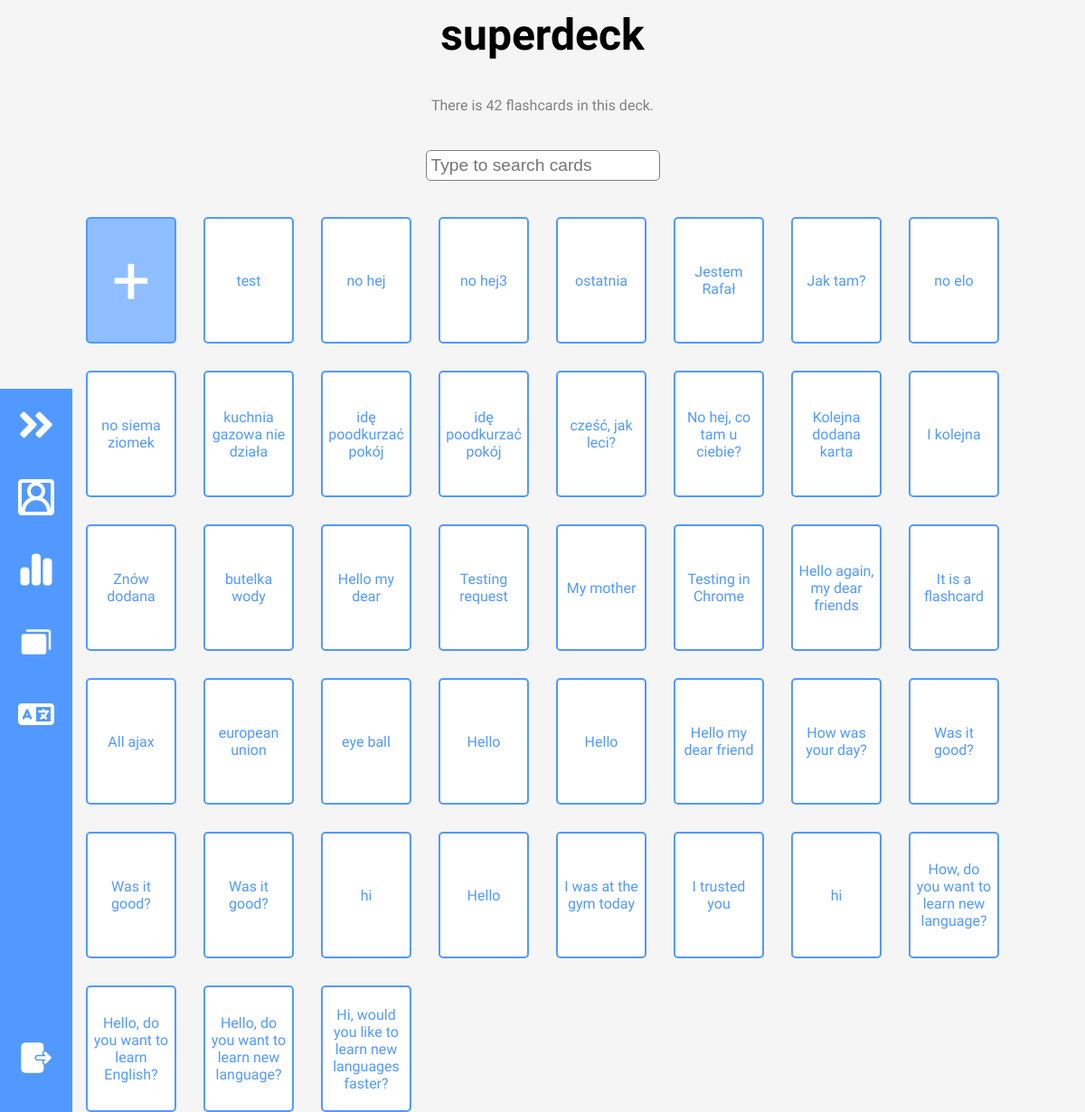
/deck_details/?deck_name=superdeck (signed in), run on the app's committed database.
### mainapp/models.py (models this page shows, shortened)
class Deck(models.Model):
    name = models.CharField(max_length=140)
    user = models.ForeignKey(User,related_name="decks",on_delete=models.CASCADE)
    description = models.CharField(max_length=300, blank=True, null=True)

class Flashcard(models.Model):
    front = models.CharField(max_length=500)
    back = models.CharField(max_length=500)
    user = models.ForeignKey(User, on_delete=models.CASCADE, related_name="flashcards")
    deck = models.ForeignKey(Deck, related_name="flashcards",on_delete=models.CASCADE)
    from_language = models.ForeignKey(Language, related_name="flashcard_from_language", on_delete=models.PROTECT, blank=True, null=True, default=None)
    to_language = models.ForeignKey(Language, related_name="flashcard_to_language", on_delete=models.PROTECT, blank=True, null=True, default=None)
    winning_streak = models.IntegerField(default=0)
    easiness_factor = models.FloatField(default=2.5)
    interval = models.IntegerField(default=0)
    next_review = models.DateField(default=timezone.now().date())
    last_review = models.DateField(blank=True, null=True, default=None)
    number_of_reviews = models.IntegerField(default=0)
    number_of_agains = models.IntegerField(default=0)
    number_of_hard = models.IntegerField(default=0)
    number_of_good = models.IntegerField(default=0)
    number_of_easy = models.IntegerField(default=0)
    total_time = models.FloatField(default=0) # In seconds

### mainapp/views.py (the view, shortened to what this page needs)
# urls.py: urlpatterns = [path("", views.landing_page, name="landing_page"),path("translator/", views.translator, name="translator"), path("review/", views.review, name="review"), path("users/<str:user_username>
@login_required
def deck_details(request):
    user = request.user
    deck_name = request.GET.get("deck_name")
    deck = get_object_or_404(Deck,user=user,name=deck_name)
    return render(request, "mainapp/deck_details.html", {"deck":deck})

### mainapp/templates/mainapp/deck_details.html (shortened to what this page needs)
{% extends "mainapp/user_profile.html" %}
{% load static %}
{% block content %}
<main class="decks-main center">
    <h1 id="deck-name">{{deck.name}}</h1>
    <p class="subtext">There is {{deck.flashcards.all.count}} flashcards in this deck.</p>
    <form id="card-searchbar">
        <input type="text" id="cards-searchbar" placeholder="Type to search cards">
    </form>
    <div class="cards-container">
        <a href="{% url 'mainapp:translator' %}?requested_from=deck_details&deck_name={{ deck.name }}"><button
                id="add-card-button" class="card center">+</button></a>
        {% for card in deck.flashcards.all %}
        <a href="{% url 'mainapp:edit_flashcard' %}?card_id={{ card.id }}" class="card center">{{card.front}}</a>
        {% endfor %}
    </div>
</main>
{% endblock content %}

### mainapp/static/styles.css (style rules this page uses)
:root { --MAIN-BLUE: #5299ff; --LIGHT-BLUE: #8fbeff; --MAIN-RED: #ff5252; --MAIN-GREEN: #3ad949; --LIGHTER-BLACK: #575757; --DECK-BLUE: #A3F6FE; --DECK-BLUE-2: #A3CAFE; --DECK-RED: #FEA3A3; --DECK-YELLOW: #FEE5A3; --DECK-YELLOW-2: #FEFBA3; --DECK-GREEN: #1a9f17; --DECK-GREEN-2: #A3FEA3; --DECK-ORANGE: #FEC7A3; --DECK-PURPLE: #BAA3FE; --DECK-PINK: #D7A3FE; --DECK-PINK-2: #FDA3FE; --DECK-AQUA: #A3FEDD; --MAIN-FONT: Gabarito; --PAGE-WIDTH: 1400px; }
* { margin: 0; padding: 0; box-sizing: border-box; }
html { scroll-behavior: smooth; }
body { background-color: whitesmoke; justify-content: space-between; flex-direction: column; min-height: 100vh; display: flex; align-items: center; font-family: var(--MAIN-FONT); }
main { flex-direction: column; }
.center { display: flex; justify-content: center; align-items: center; text-align: center; }
.subtext { color: grey; }
a { text-decoration: none; color: black; transition: all 0.1s ease; }
button { background-color: transparent; border: none; cursor: pointer; font-family: var(--MAIN-FONT); }
h1 { font-family: var(--MAIN-FONT); font-size: 3rem; }
.center { display: flex; justify-content: center; align-items: center; }
main { flex-direction: column; min-width: 100%; }
.decks-main { gap: 20px; margin-top: 10px; }
.decks-main form { min-width: 300px; }
#decks-searchbar, #cards-searchbar { border-radius: 5px; font-size: 1.2em; padding: 5px; border: 1px solid gray; }
.cards-container { display: grid; gap: 30px; grid-template-columns: repeat(8, 1fr); }
.cards-container button { background-color: var(--LIGHT-BLUE); color: white; font-size: 75px; }
.card { width: 100px; height: 140px; background-color: white; border: 2px solid var(--MAIN-BLUE); color: var(--MAIN-BLUE); border-radius: 5px; padding: 5px; }
form { display: flex; flex-direction: column; align-items: center; }
@media screen and (min-width:1000px) { .decks-main { gap: 40px; } }

### data on the page
Deck: name "superdeck", flashcards.all.count "42"
Flashcard: front "test"
Flashcard: front "no hej"
Flashcard: front "no hej3"
Flashcard: front "ostatnia"
Flashcard: front "Jestem Rafał"
Flashcard: front "Jak tam?"
Flashcard: front "no elo"
Flashcard: front "kuchnia gazowa nie działa"
Flashcard: front "idę poodkurzać pokój"
Flashcard: front "idę poodkurzać pokój"
Flashcard: front "cześć, jak leci?"
Flashcard: front "No hej, co tam u ciebie?"
Flashcard: front "Kolejna dodana karta"
Flashcard: front "I kolejna"
Flashcard: front "butelka wody"
Flashcard: front "Hello my dear"
Flashcard: front "Testing request"
Flashcard: front "My mother"
Flashcard: front "Testing in Chrome"
Flashcard: front "Hello again, my dear friends"
Flashcard: front "It is a flashcard"
Flashcard: front "european union"
Flashcard: front "eye ball"
Flashcard: front "Hello"
Flashcard: front "Hello"
Flashcard: front "Hello my dear friend"
Flashcard: front "How was your day?"
Flashcard: front "Was it good?"
Flashcard: front "Was it good?"
Flashcard: front "hi"
Flashcard: front "Hello"
Flashcard: front "I was at the gym today"
Flashcard: front "I trusted you"
Flashcard: front "hi"
Flashcard: front "How, do you want to learn new language?"
Flashcard: front "Hello, do you want to learn new language?"
Flashcard: front "Hi, would you like to learn new languages faster?"
